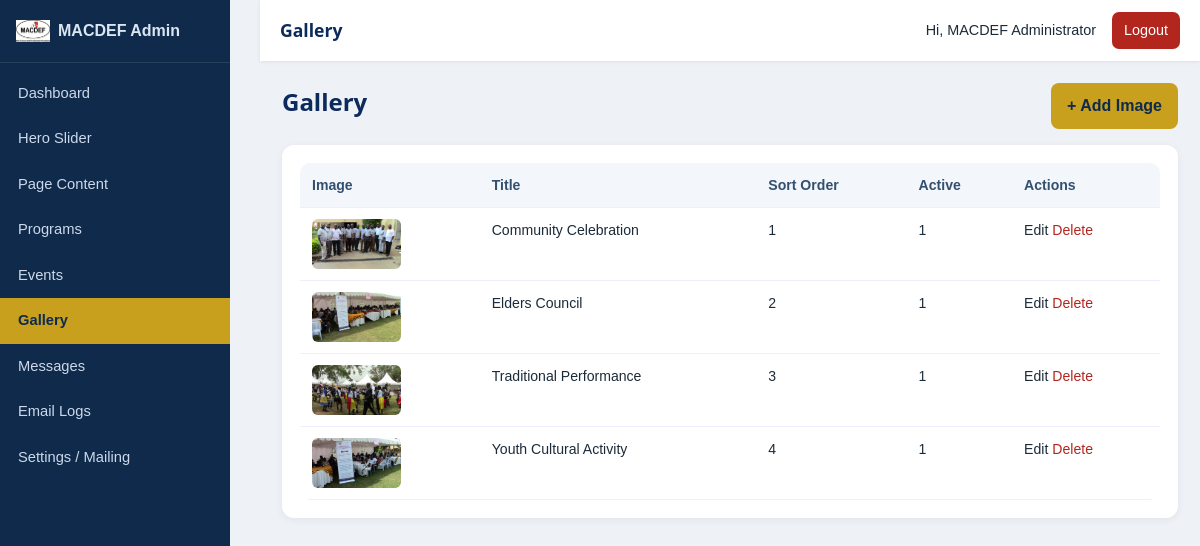
The page /admin/gallery.php (signed in) on the database its author committed.
### tables this page shows
CREATE TABLE IF NOT EXISTS gallery (id INT AUTO_INCREMENT PRIMARY KEY, title VARCHAR(255) NOT NULL, image_path VARCHAR(255) NOT NULL, sort_order INT DEFAULT 0, is_active TINYINT(1) DEFAULT 1, created_at TIMESTAMP DEFAULT CURRENT_TIMESTAMP);

### admin/gallery.php (called while the page is built)
<?php require_once __DIR__.'/includes/crud.php'; $cfg=['table'=>'gallery','title'=>'Gallery','singular'=>'Image','order'=>'sort_order ASC, id DESC','fields'=>[['name'=>'image_path','label'=>'Image','type'=>'image','required'=>true,'list'=>true],['name'=>'title','label'=>'Title','type'=>'text','required'=>true,'list'=>true],['name'=>'sort_order','label'=>'Sort Order','type'=>'number','list'=>true],['name'=>'is_active','label'=>'Active','type'=>'checkbox','list'=>true]]]; crud_handle($cfg); $pageTitle='Gallery'; include __DIR__.'/includes/header.php'; crud_render($cfg); include __DIR__.'/includes/footer.php'; ?>

### includes/functions.php (called while the page is built, shortened)
<?php
function e($data){ return htmlspecialchars((string)$data, ENT_QUOTES, 'UTF-8'); }
?>

### admin/includes/crud.php (the view, shortened to what this page needs)
<?php
function crud_render($cfg){ $pdo=db(); $table=$cfg['table']; $fields=$cfg['fields']; $self=basename($_SERVER['PHP_SELF']); $edit=!empty($_GET['edit'])?crud_find($table,(int)$_GET['edit']):null; $show=$edit||isset($_GET['new']); $rows=$pdo->query("SELECT * FROM `$table` ORDER BY ".($cfg['order']??'id DESC'))->fetchAll(); $flash=$_SESSION['flash']??''; $err=$_SESSION['flash_err']??''; unset($_SESSION['flash'],$_SESSION['flash_err']); ?>
<div class="content-head"><h2><?= e($cfg['title']) ?></h2><a class="btn-primary" href="?new=1">+ Add <?= e($cfg['singular']) ?></a></div>
<div class="panel"><table class="data-table"><thead><tr><?php foreach($fields as $f): if(!empty($f['list'])):?><th><?= e($f['label']) ?></th><?php endif; endforeach;?><th>Actions</th></tr></thead><tbody><?php if(!$rows):?><tr><td colspan="8" class="empty">No records yet.</td></tr><?php endif; foreach($rows as $r):?><tr><?php foreach($fields as $f): if(!empty($f['list'])): $n=$f['name']; ?><td><?php if(($f['type']??'')==='image' && !empty($r[$n])):?><img src="../<?= e($r[$n]) ?>" style="height:50px;border-radius:6px"><?php else:?><?= e(mb_strimwidth((string)($r[$n]??''),0,80,'...')) ?><?php endif;?></td><?php endif; endforeach;?><td><a href="?edit=<?= (int)$r['id'] ?>">Edit</a> <form method="post" class="confirm-delete" style="display:inline"><?= csrf_field() ?><input type="hidden" name="_action" value="delete"><input type="hidden" name="id" value="<?= (int)$r['id'] ?>"><button class="link-danger" type="submit">Delete</button></form></td></tr><?php endforeach;?></tbody></table></div><?php }
?>

### css/admin.css (style rules this page uses)
:root { --navy:#0d2a5c;--navy-dark:#081d42;--navy-light:#16407f;--gold:#f5b324;--gold-dark:#d8990a; --green:#2b8a3e;--red:#e8453c;--sky:#1ba7e0;--ink:#21303f;--muted:#5d6b7a;--line:#e4e8ee; --bg-soft:#f4f7fb;--radius:14px;--shadow:0 12px 32px rgba(13,42,92,.10);--shadow-sm:0 6px 18px rgba(13,42,92,.08); --font-head:'Poppins','Segoe UI',sans-serif;--font-body:'Segoe UI',Roboto,Helvetica,Arial,sans-serif; }
* { box-sizing:border-box;margin:0;padding:0 }
body { font-family:var(--font-body);color:var(--ink);background:var(--bg-soft);line-height:1.6 }
a { text-decoration:none;color:inherit }
h1,h2,h3,h4 { font-family:var(--font-head);color:var(--navy) }
img { max-width:100%;display:block }
.btn-primary { background:var(--gold);color:var(--navy-dark) }
.panel { background:#fff;border-radius:var(--radius);box-shadow:var(--shadow-sm);margin-bottom:24px }
.admin-body { margin:0;background:#eef2f7;font-family:Arial,Helvetica,sans-serif;color:#1c2b3a }
.panel { background:#fff;border-radius:12px;padding:18px;box-shadow:0 2px 8px rgba(0,0,0,.06) }
.content-head { display:flex;justify-content:space-between;gap:12px;flex-wrap:wrap;margin-bottom:16px }
.btn-primary { background:#c8a01e;color:#0f2a4a;border:0;padding:10px 16px;border-radius:8px;font-weight:700;cursor:pointer;text-decoration:none;display:inline-block }
.data-table { width:100%;border-collapse:collapse;background:#fff;border-radius:10px;overflow:hidden }
.data-table th,.data-table td { padding:11px 12px;text-align:left;border-bottom:1px solid #eef;font-size:.88rem;vertical-align:top }
.data-table th { background:#f3f6fb;color:#33506f }
.link-danger { background:none;border:0;color:#b3261e;cursor:pointer;padding:0;font-size:.88rem }

### rows shown on the page
gallery: image_path (picture), title "Community Celebration", sort_order "1", is_active "1"
gallery: image_path (picture), title "Elders Council", sort_order "2", is_active "1"
gallery: image_path (picture), title "Traditional Performance", sort_order "3", is_active "1"
gallery: image_path (picture), title "Youth Cultural Activity", sort_order "4", is_active "1"

### other values the page prints
$pageTitle "Gallery"
$admin['name'] "MACDEF Administrator"
$cfg['title'] "Gallery"
$cfg['singular'] "Image"
$f['label'] "Image"
$f['label'] "Title"
$f['label'] "Sort Order"
$f['label'] "Active"
